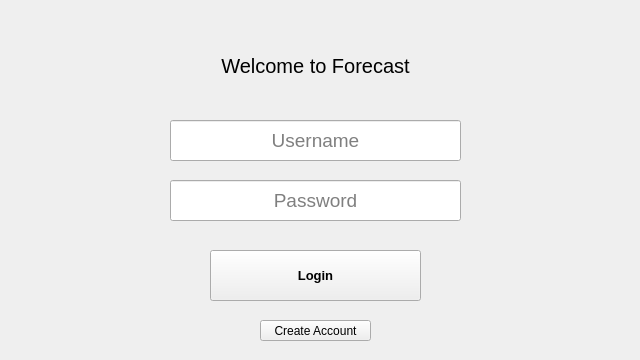
<?xml version="1.0" encoding="UTF-8"?>
<ui version="4.0">
 <class>Form</class>
 <widget class="QWidget" name="Form">
  <property name="geometry">
   <rect>
    <x>0</x>
    <y>0</y>
    <width>640</width>
    <height>360</height>
   </rect>
  </property>
  <property name="windowTitle">
   <string>Form</string>
  </property>
  <widget class="QLineEdit" name="userNameLineEdit">
   <property name="geometry">
    <rect>
     <x>170</x>
     <y>120</y>
     <width>291</width>
     <height>41</height>
    </rect>
   </property>
   <property name="font">
    <font>
     <pointsize>14</pointsize>
    </font>
   </property>
   <property name="focusPolicy">
    <enum>Qt::StrongFocus</enum>
   </property>
   <property name="maxLength">
    <number>15</number>
   </property>
   <property name="alignment">
    <set>Qt::AlignCenter</set>
   </property>
   <property name="placeholderText">
    <string>Username</string>
   </property>
  </widget>
  <widget class="QPushButton" name="loginButton">
   <property name="geometry">
    <rect>
     <x>210</x>
     <y>250</y>
     <width>211</width>
     <height>51</height>
    </rect>
   </property>
   <property name="font">
    <font>
     <family>MS Shell Dlg 2</family>
     <pointsize>10</pointsize>
     <weight>75</weight>
     <bold>true</bold>
    </font>
   </property>
   <property name="text">
    <string>Login</string>
   </property>
  </widget>
  <widget class="QLineEdit" name="passwordLineEdit">
   <property name="geometry">
    <rect>
     <x>170</x>
     <y>180</y>
     <width>291</width>
     <height>41</height>
    </rect>
   </property>
   <property name="font">
    <font>
     <pointsize>14</pointsize>
    </font>
   </property>
   <property name="focusPolicy">
    <enum>Qt::StrongFocus</enum>
   </property>
   <property name="maxLength">
    <number>30</number>
   </property>
   <property name="alignment">
    <set>Qt::AlignCenter</set>
   </property>
   <property name="placeholderText">
    <string>Password</string>
   </property>
  </widget>
  <widget class="QLabel" name="label_2">
   <property name="geometry">
    <rect>
     <x>170</x>
     <y>50</y>
     <width>291</width>
     <height>31</height>
    </rect>
   </property>
   <property name="font">
    <font>
     <pointsize>15</pointsize>
    </font>
   </property>
   <property name="text">
    <string>Welcome to Forecast</string>
   </property>
   <property name="alignment">
    <set>Qt::AlignCenter</set>
   </property>
  </widget>
  <widget class="QPushButton" name="createAccountLoginPageButton">
   <property name="geometry">
    <rect>
     <x>260</x>
     <y>320</y>
     <width>111</width>
     <height>21</height>
    </rect>
   </property>
   <property name="text">
    <string>Create Account</string>
   </property>
  </widget>
 </widget>
 <resources/>
 <connections/>
</ui>
